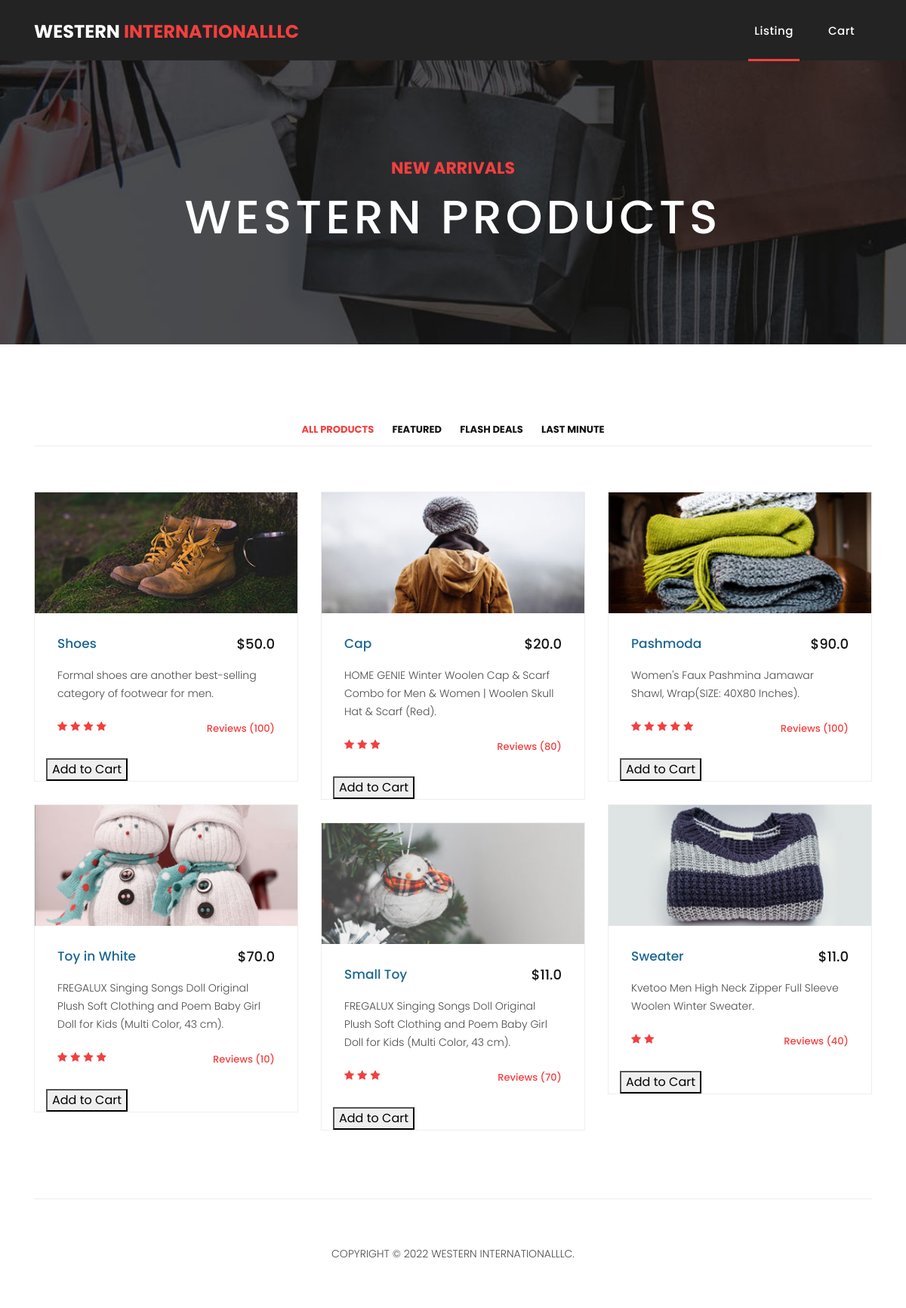
The page / on the database its author committed.
### ecommerce_core/models.py (models this page shows, shortened)
class ProductsTable(models.Model):
    name = models.CharField(max_length=100, db_column='name')
    description = models.TextField(db_column='description', default='', blank = True, null=True)
    code = models.CharField(max_length=100, db_column='code')
    price = models.FloatField(db_column='price', null=True)
    rating = models.IntegerField(db_column='rating')
    review_count = models.IntegerField(db_column='review_count')
    img = models.TextField(db_column='img', default='', blank = True, null=True)
    cat = models.CharField(max_length=100, db_column='cat')
    create_at = models.DateTimeField(db_column='create_at', default=timezone.now)
    class Meta:
        db_table = "MASTER_PRODUCTS"

### ecommerce_core/views.py (the view, shortened to what this page needs)
# urls.py: path('', views.listing_view, name='listing_view'),
def listing_view(request):
    all_products = ProductsTable.objects.all()
    return render(request, 'products.html',{'products':all_products})

### templates/products.html (shortened to what this page needs)
{% load static %}
<!DOCTYPE html>
<html lang="en">
  <head>
    <link href="{% static 'vendor/bootstrap/css/bootstrap.min.css' %}" rel="stylesheet">
    <link rel="stylesheet" href="{% static 'assets/css/fontawesome.css' %}">
    <link rel="stylesheet" href="{% static 'assets/css/templatemo-sixteen.css' %}">
    <link rel="stylesheet" href="{% static 'assets/css/owl.css' %}">
  </head>
  <body>
    <header class="">
      <nav class="navbar navbar-expand-lg">
        <div class="container">
          <a class="navbar-brand" href="{% url 'listing_view' %}"><h2>Western <em>Internationalllc</em></h2></a>
          <div class="collapse navbar-collapse" id="navbarResponsive">
            <ul class="navbar-nav ml-auto">
              <li class="nav-item active">
                <a class="nav-link" href="{% url 'listing_view' %}">Listing</a>
              </li>
              <li class="nav-item">
                <a class="nav-link" href="{% url 'cart' %}">Cart</a>
              </li>
            </ul>
          </div>
        </div>
      </nav>
    </header>
    <div class="page-heading products-heading header-text">
      <div class="container">
        <div class="row">
          <div class="col-md-12">
            <div class="text-content">
              <h4>new arrivals</h4>
              <h2>Western products</h2>
            </div>
          </div>
        </div>
      </div>
    </div>
    <div class="products">
      <div class="container">
        <div class="row">
          <div class="col-md-12">
            <div class="filters">
              <ul>
                  <li class="active" data-filter="*">All Products</li>
                  <li data-filter=".des">Featured</li>
                  <li data-filter=".dev">Flash Deals</li>
                  <li data-filter=".gra">Last Minute</li>
              </ul>
            </div>
          </div>
          <div class="col-md-12">
            <div class="filters-content">
                <div class="row grid">
                  {% for row in products %}
                    <div class="col-lg-4 col-md-4 all {{row.cat}}">
                      <div class="product-item">
                        <a href="#"><img src="{% static 'assets/images/' %}{{row.img}}" alt=""></a>
                        <div class="down-content">
                          <a href="#"><h4>{{row.name}}</h4></a>
                          <h6>${{row.price}}</h6>
                          <p>{{row.description}}</p>
                          <ul class="stars">
                          {% for count_new in '12345'|make_list %}
                            {% if row.rating|slugify >= count_new %}
                            <li><i class="fa fa-star"></i></li>
                            {% endif %}
                          {% endfor %}
                          </ul>
                          <span>Reviews ({{row.review_count}})</span>
                        </div>
                        <div class="col-md-6">
                          <button type="submit" class="add_to_cart" item-code="{{row.code}}">Add to Cart</button>
                        </div>
                      </div>
                    </div>
                    {% endfor %}
                </div>
            </div>
          </div>
        </div>
      </div>
    </div>
    <footer>
      <div class="container">
        <div class="row">
          <div class="col-md-12">
            <div class="inner-content">
              <p>Copyright &copy; 2022 Western  Internationalllc.
            </div>
          </div>
        </div>
      </div>
    </footer>
  </body>
</html>

### static/assets/css/templatemo-sixteen.css (style rules this page uses)
body { font-family: 'Poppins', sans-serif; overflow-x: hidden; text-rendering: optimizeLegibility; -webkit-font-smoothing: antialiased; -moz-osx-font-smoothing: grayscale; }
p { margin-bottom: 0px; font-size: 14px; font-weight: 300; color: #4a4a4a; line-height: 24px; }
a { text-decoration: none!important; }
ul { padding: 0; margin: 0; list-style: none; }
h1,h2,h3,h4,h5,h6 { margin: 0px; }
.products-heading { background-image: url(../images/products-heading.jpg); }
.page-heading { padding: 210px 0px 130px 0px; text-align: center; background-position: center center; background-repeat: no-repeat; background-size: cover; }
.page-heading .text-content h4 { color: #f33f3f; font-size: 22px; text-transform: uppercase; font-weight: 700; margin-bottom: 15px; }
.page-heading .text-content h2 { color: #fff; font-size: 62px; text-transform: uppercase; letter-spacing: 5px; }
header { position: absolute; z-index: 99999; width: 100%; height: 80px; background-color: #232323; -webkit-transition: all 0.3s ease-in-out 0s; -moz-transition: all 0.3s ease-in-out 0s; -o-transition: all 0.3s ease-in-out 0s; transition: all 0.3s ease-in-out 0s; }
header .navbar { padding: 17px 0px; }
.navbar .navbar-brand { float: left; margin-top: -12px; outline: none; }
.navbar .navbar-brand h2 { color: #fff; text-transform: uppercase; font-size: 24px; font-weight: 700; -webkit-transition: all .3s ease 0s; -moz-transition: all .3s ease 0s; -o-transition: all .3s ease 0s; transition: all .3s ease 0s; }
.navbar .navbar-brand h2 em { font-style: normal; color: #f33f3f; }
#navbarResponsive { z-index: 999; }
.navbar-collapse { text-align: center; }
.navbar .navbar-nav .nav-item { margin: 0px 15px; }
.navbar .navbar-nav a.nav-link { text-transform: capitalize; font-size: 15px; font-weight: 500; letter-spacing: 0.5px; color: #fff; transition: all 0.5s; margin-top: 5px; }
.navbar .navbar-nav .nav-link:hover, .navbar .navbar-nav .active>.nav-link, .navbar .navbar-nav .nav-link.active, .navbar .navbar-nav .nav-link.show, .navbar .navbar-nav .show>.nav-link { color: #fff; padding-bottom: 25px; border-bottom: 3px solid #f33f3f; }
.product-item { border: 1px solid #eee; margin-bottom: 30px; }
.product-item .down-content { padding: 30px; position: relative; }
.product-item img { width: 100%; overflow: hidden; }
.product-item .down-content h4 { font-size: 17px; color: #1a6692; margin-bottom: 20px; }
.product-item .down-content h6 { position: absolute; top: 30px; right: 30px; font-size: 18px; color: #121212; }
.product-item .down-content p { margin-bottom: 20px; }
.product-item .down-content ul li { display: inline-block; }
.product-item .down-content ul li i { color: #f33f3f; font-size: 14px; }
.product-item .down-content span { position: absolute; right: 30px; bottom: 30px; font-size: 13px; color: #f33f3f; font-weight: 500; }
footer { text-align: center; }
footer .inner-content { border-top: 1px solid #eee; margin-top: 60px; padding: 60px 0px; }
footer .inner-content p { text-transform: uppercase; }
.products { margin-top: 100px; }
.products .filters { text-align: center; border-bottom: 1px solid #eee; padding-bottom: 10px; margin-bottom: 60px; }
.products .filters li { text-transform: uppercase; font-size: 13px; font-weight: 700; color: #121212; display: inline-block; margin: 0px 10px; transition: all .3s; cursor: pointer; }
.products .filters ul li.active, .products .filters ul li:hover { color: #f33f3f; }

### rows shown on the page
ProductsTable: img (picture), name "Shoes", price "50.0", description "Formal shoes are another best-selling category of footwear for men.", rating 4 (drawn), review_count "100"
ProductsTable: img (picture), name "Cap", price "20.0", description "HOME GENIE Winter Woolen Cap & Scarf Combo for Men & Women | Woolen Skull Hat & Scarf (Red).", rating 3 (drawn), review_count "80"
ProductsTable: img (picture), name "Pashmoda", price "90.0", description "Women's Faux Pashmina Jamawar Shawl, Wrap(SIZE: 40X80 Inches).", rating 5 (drawn), review_count "100"
ProductsTable: img (picture), name "Toy in White", price "70.0", description "FREGALUX Singing Songs Doll Original Plush Soft Clothing and Poem Baby Girl Doll for Kids (Multi Color, 43 cm).", rating 4 (drawn), review_count "10"
ProductsTable: img (picture), name "Sweater", price "11.0", description "Kvetoo Men High Neck Zipper Full Sleeve Woolen Winter Sweater.", rating 2 (drawn), review_count "40"
ProductsTable: img (picture), name "Small Toy", price "11.0", description "FREGALUX Singing Songs Doll Original Plush Soft Clothing and Poem Baby Girl Doll for Kids (Multi Color, 43 cm).", rating 3 (drawn), review_count "70"
